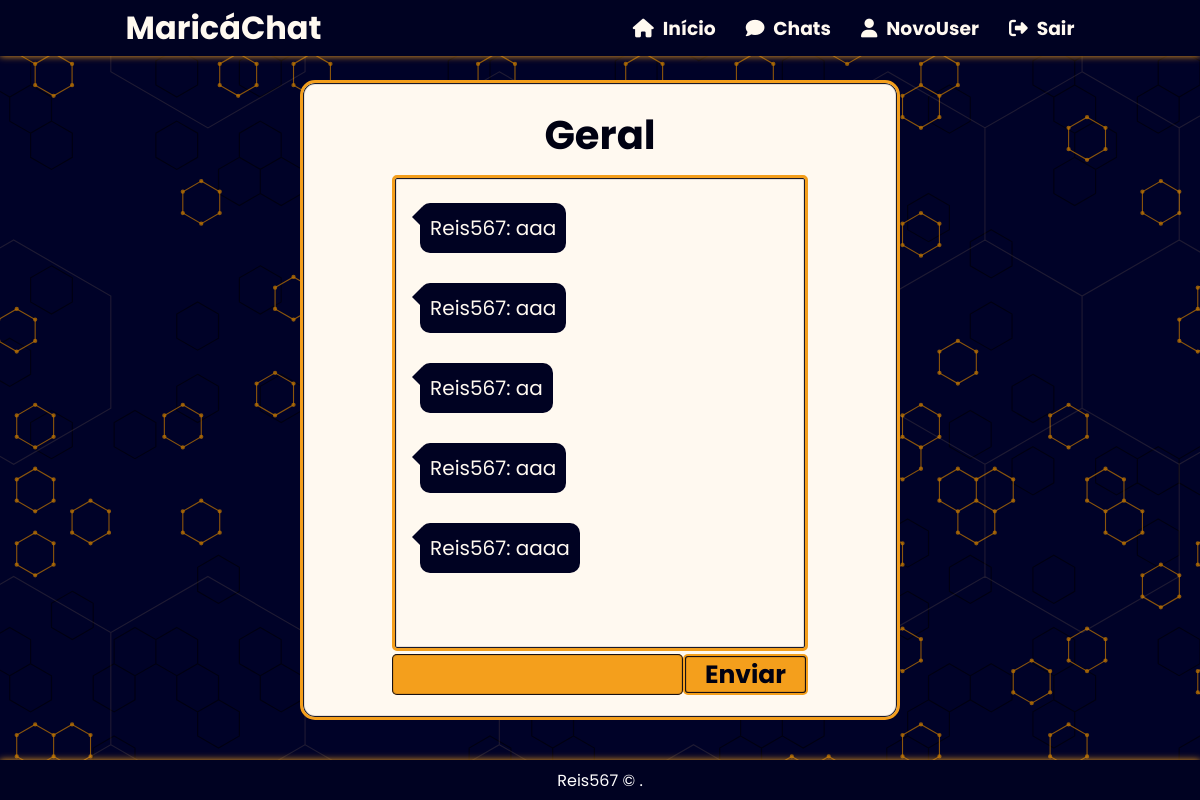
Page /chat/room/geral/ (signed in) on the committed database.
### chat/models.py (models this page shows, shortened)
class Room(models.Model):
    class Meta:
        verbose_name = 'Sala'
        verbose_name_plural = 'Salas'
    name = models.CharField(max_length=20)
    slug = models.SlugField(max_length=50)
    users = models.ManyToManyField(User)

class Message(models.Model):
    class Meta:
        verbose_name = 'Mensagem'
        verbose_name_plural = 'Mensagens'
    content = models.TextField()
    user = models.ForeignKey(User, on_delete=models.CASCADE)
    room = models.ForeignKey(Room, on_delete=models.CASCADE)
    created_on = models.DateTimeField(auto_now_add=True)
    def __str__(self):
        return f'{self.user.username}: {self.content}'  # Retorna o nome do usuário e o conteúdo da mensagem

### chat/views.py (the view)
# urls.py: path('room/<str:slug>/',views.room, name='room'),
@login_required
def room(request, slug):
    try:
        room_name = Room.objects.get(slug=slug).name
        messages = Message.objects.filter(room=Room.objects.get(slug=slug))
        user_profile = UserProfile.objects.get(user=request.user)
        username = user_profile.user.username
    except Room.DoesNotExist:
        return HttpResponse("A sala não existe.", status=404)
    return render(request,
                  "room.html",
            {
                "room_name":room_name,
                "slug":slug,
                'messages':messages,
                'user_name':username,
                'user_profile':user_profile})

### templates/room.html (shortened to what this page needs)
{% extends "base.html" %}
{% block content %}
<section class="chat_room">
      <div class="chat_room-content">
            <div class="chat_room-title">
                  <h1>{{ room_name }}</h1>
            </div>
            <div class="chat_room-messages" id="id_chat_item_container" style="font-size: 20px">
                {% if messages %}
                    {% for message in messages %}
                        <span class="{% if message.user.username == user_name %}chat_room-balao-eu{% else %}chat_room-balao-ele{% endif %}">
                          {{message}}
                        </span>
                    {% endfor %}
                {% endif %}
            </div>
            <div class="chat_room-actions">
                  <input type="text" id="id_message_send_input" />
                  <button type="submit" id="id_message_send_button">Enviar</button>
            </div>
      </div>
</section>
{% endblock %}

### templates/base.html (shortened to what this page needs)
{% load static %}
<!DOCTYPE html>
    <html>
    <head>
        <link rel="stylesheet"  href="{% static 'css/reset.css' %}">
        <link rel="stylesheet"  href="{% static 'css/style.css' %}">
    </head>
    <body>
        <header>
            <h1>
                <a href="{% url 'home' %}">MaricáChat</a></h1>
            <nav>
                <div class="nav-auth">
                    {% if user.is_authenticated %}
                        <div class="user-is-auth">
                            <h3>
                                <a href="{% url 'home' %}">
                                    <i class="icon-h fa-solid fa-house"></i>  Início</a>
                            </h3>
                            <h3>
                                <a href="{% url 'rooms' %}">
                                    <i class="icon-h fa-solid fa-comment"></i>  Chats</a>
                            </h3>
                            <h3>
                                <a href="{% url 'user_profile' %}">
                                    <i class="icon-h fa-solid fa-user"></i>
                                    {{user.username}}
                                </a>
                            </h3>
                            <h3>
                                <a href="{% url 'logout' %}">
                                 <i class="icon-h fa-solid fa-right-from-bracket"></i>  Sair</a>
                            </h3>
                        </div>
                    {% endif %}
                </div>
            </nav>
        </header>
            {% block content %}{% endblock %}
        <footer class="footer">
            <p><a href="https://github.com/reis567" target="_blank">Reis567</a> &copy; {{ year }}.</p>
        </footer>
    </body>
    </html>

### static/css/style.css (style rules this page uses)
:root { --prim-cl: #050850; --prim-stgr:#000222; --sec-cl: #F49F1C; --sec-stgr: #fbbd5f; --black:#000112; --white:#fff9f0; --ylw-shd: 0px 0px 10px var(--sec-cl); --ylw-shd-ltr: 0px 0px 7px var(--sec-cl); }
body { background-image: url('/static/img/bg.svg'); background-size: cover; width: 100%; height: 100%; font-family: 'Poppins', sans-serif; }
header { position: fixed; top: 0; width: 100%; height: 7vh; display: flex; justify-content: space-around; align-items: center; background-color: var(--prim-stgr); color: var(--white); box-shadow: var(--ylw-shd-ltr); }
header nav { display: flex; justify-content: space-around; gap: 30px; }
header a { color: var(--white); transition: .5s; }
.icon-h { margin-right: 5px; color: var(--white); transition: .5s; }
nav .nav-auth { display: flex; justify-content: space-around; gap: 30px; }
.user-is-auth { padding-left: 60px; display: flex; justify-content: space-around; gap: 30px; }
.footer { position: fixed; bottom: 0; width: 100%; height: 5vh; background-color: var(--prim-stgr); display: flex; justify-content: center; align-items: center; color: white; box-shadow: var(--ylw-shd-ltr); }
.footer a { color: white; transition: .5s; }
.chat_room { height: 100vh; width: 100vw; display: flex; justify-content: center; align-items: center; flex-direction: column; }
.chat_room-content { background: var(--white); width: 50%; height: 80%; display: flex; justify-content: center; align-items: center; flex-direction: column; color: var(--black); border: 3px solid var(--sec-cl); border-radius: 15px; box-shadow: var(--ylw-shd); box-shadow: inset 0 0 1px 1px var(--black); }
.chat_room-title h1 { font-size: 40px; margin-bottom: 10px; }
.chat_room-messages { width: 70%; height: 75%; display: flex; flex-direction: column; padding: 20px; gap: 20px; overflow-y: scroll; background: var(--white); border-radius: 5px; border: 3px solid var(--sec-cl); box-shadow: inset 0 0 1px 1px var(--black); }
.chat_room-messages { scrollbar-width: thin; scrollbar-color: var(--sec-stgr); }
.chat_room-actions { width: 70%; padding-top: 3px; display: flex; outline: none; height: 7%; }
.chat_room-actions input { width: 70%; background: var(--sec-cl); box-shadow: inset 0 0 1px 1px var(--black); border-radius: 5px; color: var(--black); font-weight: bolder; padding-left: 10px; outline: 0; }
.chat_room-actions button { cursor: pointer; font-weight: bolder; width: 30%; background: var(--sec-cl); border: 2px solid transparent; border-radius: 5px; color: var(--black); font-size: 25px; box-shadow: inset 0 0 1px 1px var(--black); }
.chat_room-balao-ele { background: var(--prim-stgr); align-self: flex-start; border-radius: 10px; position: relative; padding: 10px; display: inline-block; max-width: 70%; word-wrap: break-word; margin: 5px; color: var(--white); }
.chat_room-balao-ele::before { content: ''; position: absolute; border-left: 10px solid transparent; border-right: 10px solid var(--prim-stgr); border-top: 10px solid transparent; border-bottom: 10px solid transparent; top: 4px; left: -18px; }

### rows in the picture
Room: name "Geral"
Message: user+content "Reis567: aaa"
Message: user+content "Reis567: aaa"
Message: user+content "Reis567: aa"
Message: user+content "Reis567: aaa"
Message: user+content "Reis567: aaaa"

### other values in the picture
{{ user.username }} "NovoUser"
